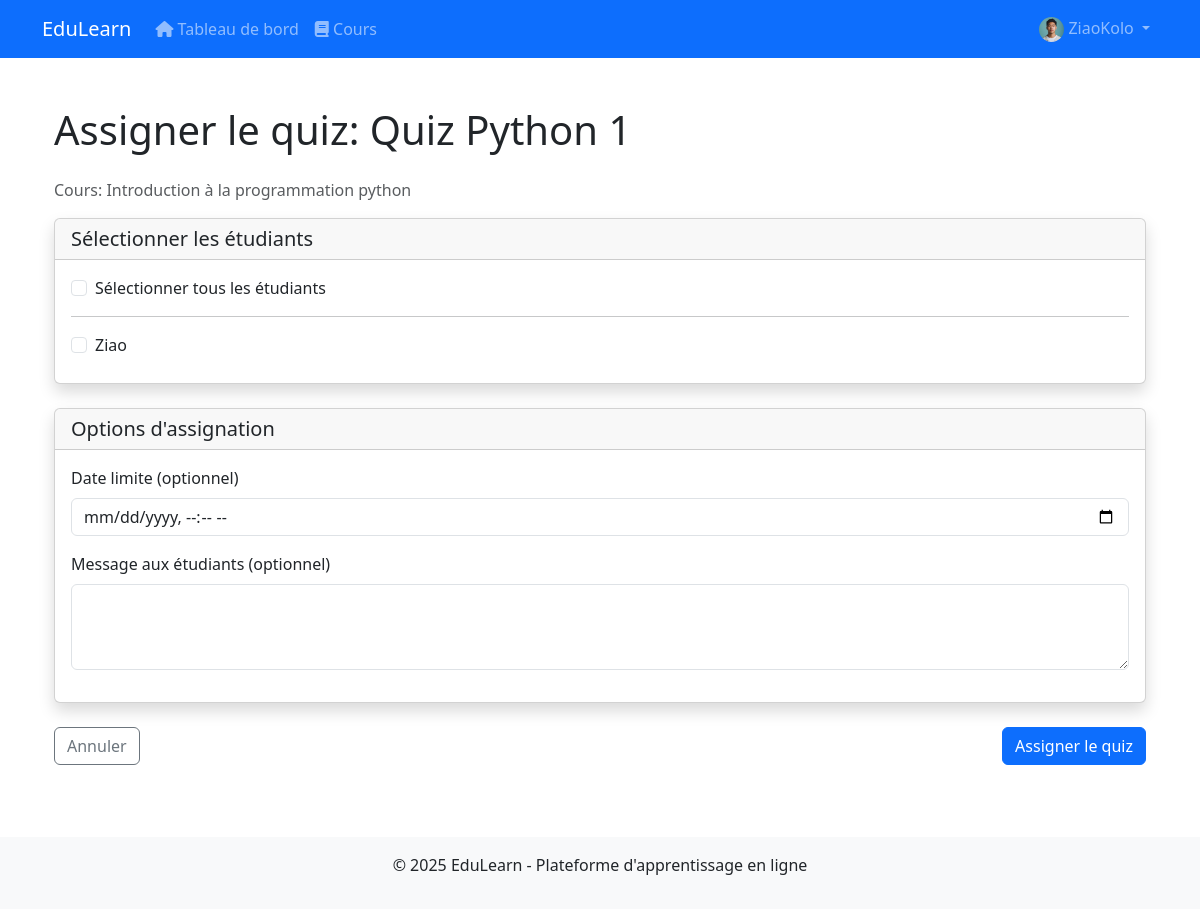
The app's page /dashboard/assign-quiz/1/ (signed in) with its own data.
### users/models.py (models this page shows, shortened)
class User(AbstractUser):
    STUDENT = 'student'
    TEACHER = 'teacher'
    ADMIN = 'admin'
    ROLE_CHOICES = [
        (STUDENT, 'Élève'),
        (TEACHER, 'Enseignant'),
        (ADMIN, 'Administrateur'),
    ]
    role = models.CharField(max_length=10, choices=ROLE_CHOICES, default=STUDENT)
    profile_pic = models.ImageField(upload_to='profile_pics', blank=True, null=True)
    bio = models.TextField(blank=True, null=True)
    def is_teacher(self):
        return self.role == self.TEACHER
    def is_admin_user(self):
        return self.role == self.ADMIN and self.is_active

### quizzes/models.py (models this page shows, shortened)
class Quiz(models.Model):
    title = models.CharField(max_length=200)
    course = models.ForeignKey(Course, on_delete=models.CASCADE, related_name='quizzes')
    chapter = models.ForeignKey(Chapter, on_delete=models.CASCADE, related_name='quizzes', null=True, blank=True)
    description = models.TextField(blank=True, null=True)
    time_limit = models.PositiveIntegerField(blank=True, null=True, help_text="Temps limite en minutes (optionnel)")
    created_at = models.DateTimeField(auto_now_add=True)

### courses/models.py (models this page shows, shortened)
class Course(models.Model):
    title = models.CharField(max_length=200)
    subject = models.ForeignKey(Subject, on_delete=models.CASCADE, related_name='courses')
    teacher = models.ForeignKey(User, on_delete=models.CASCADE, related_name='courses_teaching')
    description = models.TextField()
    image = models.ImageField(upload_to='course_images', blank=True, null=True)
    created_at = models.DateTimeField(auto_now_add=True)
    updated_at = models.DateTimeField(auto_now=True)
    students = models.ManyToManyField(User, related_name='courses_enrolled', blank=True)

### dashboard/views.py (the view, shortened to what this page needs)
# urls.py: path('assign-quiz/<int:quiz_id>/', views.assign_quiz, name='assign_quiz'),
@login_required
def assign_quiz(request, quiz_id):
    user = request.user
    if not user.is_teacher():
        return redirect('dashboard:home')
    quiz = get_object_or_404(Quiz, id=quiz_id)
    if quiz.course.teacher != user:
        messages.error(request, "Vous n'êtes pas autorisé à assigner ce quiz.")
        return redirect('dashboard:home')
    students = quiz.course.students.all()
    context = {
        'quiz': quiz,
        'students': students
    }
    return render(request, 'dashboard/assign_quiz.html', context)

### templates/dashboard/assign_quiz.html (shortened to what this page needs)
{% extends 'base.html' %}
{% block content %}
<div class="container py-4">
    <h1 class="mb-4">Assigner le quiz: {{ quiz.title }}</h1>
    <p class="text-muted">Cours: {{ quiz.course.title }}</p>
    <form method="post">
        <div class="card shadow mb-4">
            <div class="card-header">
                <h5 class="mb-0">Sélectionner les étudiants</h5>
            </div>
            <div class="card-body">
                {% if students %}
                <div class="mb-3">
                    <div class="form-check">
                        <input class="form-check-input" type="checkbox" id="selectAll">
                        <label class="form-check-label" for="selectAll">
                            Sélectionner tous les étudiants
                        </label>
                    </div>
                </div>
                <hr>
                <div class="row">
                    {% for student in students %}
                    <div class="col-md-6 mb-2">
                        <div class="form-check">
                            <input class="form-check-input student-checkbox" type="checkbox" name="students" value="{{ student.id }}" id="student-{{ student.id }}">
                            <label class="form-check-label" for="student-{{ student.id }}">
                                {{ student.get_full_name|default:student.username }}
                            </label>
                        </div>
                    </div>
                    {% endfor %}
                </div>
                {% else %}
                <p class="text-center">Aucun étudiant inscrit à ce cours.</p>
                {% endif %}
            </div>
        </div>
        <div class="card shadow mb-4">
            <div class="card-header">
                <h5 class="mb-0">Options d'assignation</h5>
            </div>
            <div class="card-body">
                <div class="mb-3">
                    <label for="due_date" class="form-label">Date limite (optionnel)</label>
                    <input type="datetime-local" class="form-control" id="due_date" name="due_date">
                </div>
                <div class="mb-3">
                    <label for="message" class="form-label">Message aux étudiants (optionnel)</label>
                    <textarea class="form-control" id="message" name="message" rows="3"></textarea>
                </div>
            </div>
        </div>
        <div class="d-flex justify-content-between">
            <a href="{% url 'quizzes:quiz_detail' quiz.id %}" class="btn btn-outline-secondary">Annuler</a>
            <button type="submit" class="btn btn-primary">Assigner le quiz</button>
        </div>
    </form>
</div>
{% endblock %}

### templates/base.html (shortened to what this page needs)
<!DOCTYPE html>
<html lang="fr">
<head>
    <link href="https://cdn.jsdelivr.net/npm/bootstrap@5.3.0/dist/css/bootstrap.min.css" rel="stylesheet">
    <link rel="stylesheet" href="https://cdnjs.cloudflare.com/ajax/libs/font-awesome/6.4.0/css/all.min.css">
</head>
<body>
    <nav class="navbar navbar-expand-lg navbar-dark bg-primary">
        <div class="container">
            <a class="navbar-brand" href="{% url 'home' %}">EduLearn</a>
            <div class="collapse navbar-collapse" id="navbarNav">
                <ul class="navbar-nav">
                    {% if user.is_authenticated %}
                        <li class="nav-item">
                            <a class="nav-link" href="{% url 'dashboard:home' %}">
                                <i class="fas fa-home"></i> Tableau de bord
                            </a>
                        </li>
                        <li class="nav-item">
                            <a class="nav-link" href="{% url 'courses:course_list' %}">
                                <i class="fas fa-book"></i> Cours
                            </a>
                        </li>
                    {% endif %}
                </ul>
                <ul class="navbar-nav ms-auto">
                    {% if user.is_authenticated %}
                        <li class="nav-item dropdown">
                            <a class="nav-link dropdown-toggle" href="#" id="userDropdown" role="button" data-bs-toggle="dropdown">
                                {% if user.profile_pic %}
                                    <img src="{{ user.profile_pic.url }}" alt="Profile" class="rounded-circle" style="width: 25px; height: 25px;">
                                {% else %}
                                    <i class="fas fa-user-circle"></i>
                                {% endif %}
                                {{ user.username }}
                            </a>
                        </li>
                    {% endif %}
                </ul>
            </div>
        </div>
    </nav>
    <div class="container mt-4">
        {% block content %}{% endblock %}
    </div>
    <footer class="mt-5 py-3 bg-light text-center">
        <div class="container">
            <p>&copy; {% now "Y" %} EduLearn - Plateforme d'apprentissage en ligne</p>
        </div>
    </footer>
</body>
</html>

### records on screen
User: profile_pic (picture), username "ZiaoKolo"
Quiz: title "Quiz Python 1", course "Introduction à la programmation python"
User: get_full_name "Ziao"
